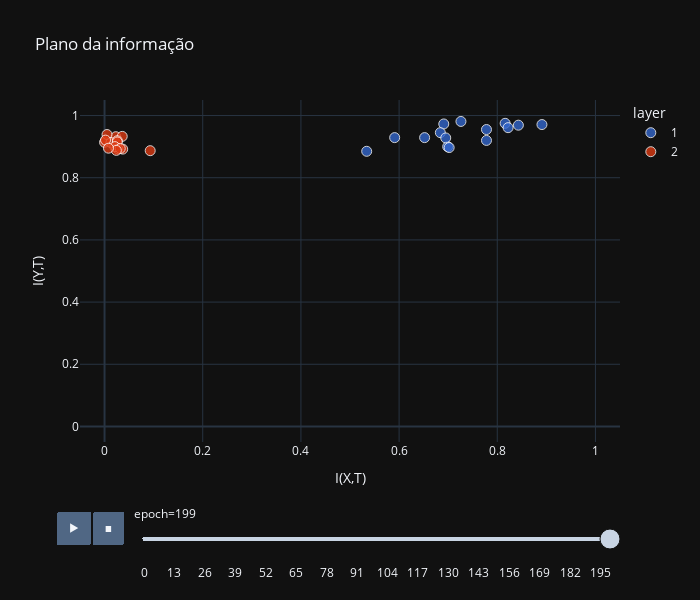

The notebook cell saved with this chart:
### Markdown cell above
Tentar entender as duas fases!

### Code cell
fig = px.scatter(df,#.query("rand_init==10"), 
           x="I(X,T)", 
           y="I(Y,T)", 
           animation_frame="epoch", 
           color="layer", 
           color_discrete_sequence = my_colors,
           hover_data=["accuracy", "rand_init"],
           width=700, 
           height=600,
           opacity=0.8,
           # trendline="ols", #lowess,
           title="Plano da informação",
           template= "plotly_dark", #"ggplot2",
           range_x=[-0.05, 1.05], 
           range_y=[-0.05, 1.05]
          )

fig.layout.updatemenus[0].buttons[0].args[1]['frame']['duration'] = 30
fig.layout.updatemenus[0].buttons[0].args[1]['transition']['duration'] = 5
fig.update_traces(marker=dict(size=10,
                              line=dict(width=1,
                                        color='White')),
                  selector=dict(mode='markers'))
fig.show()
